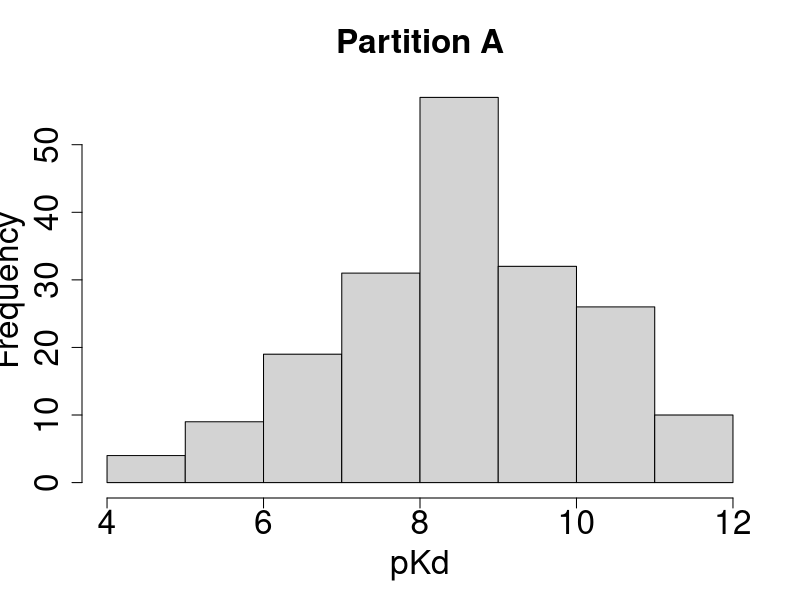
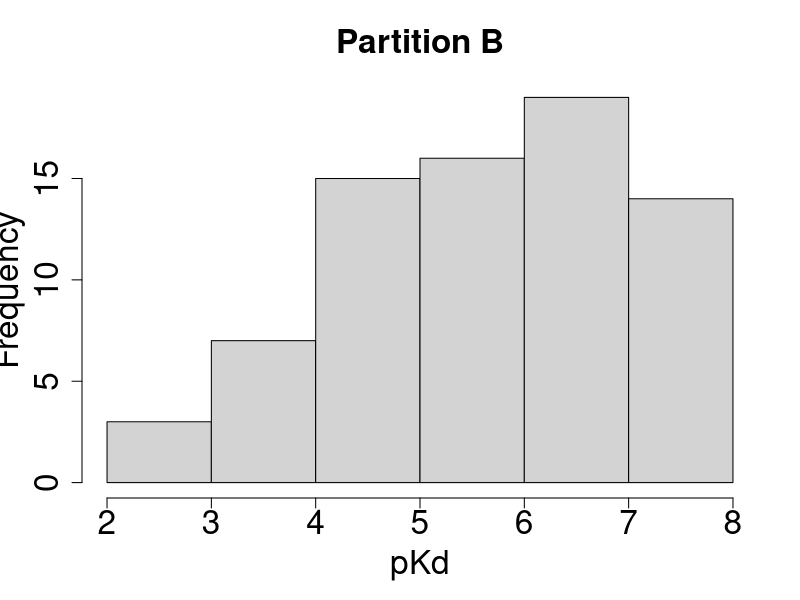
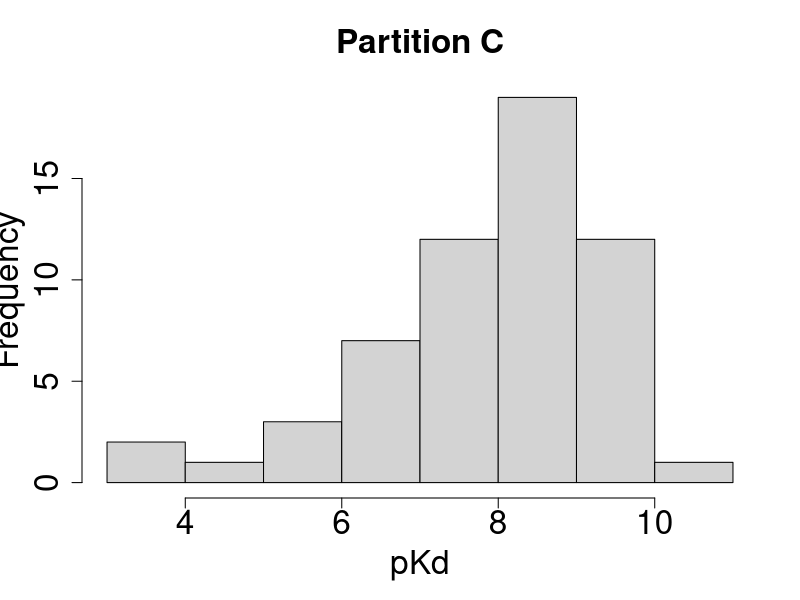
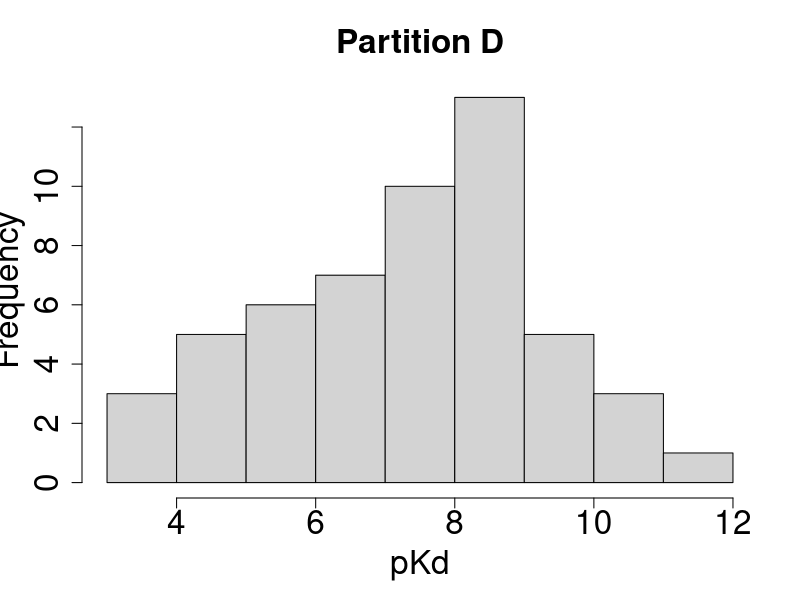
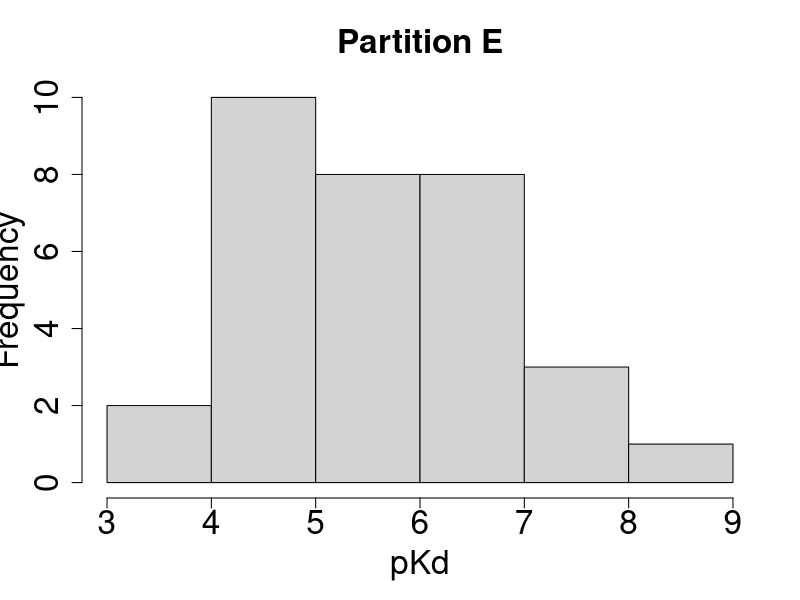
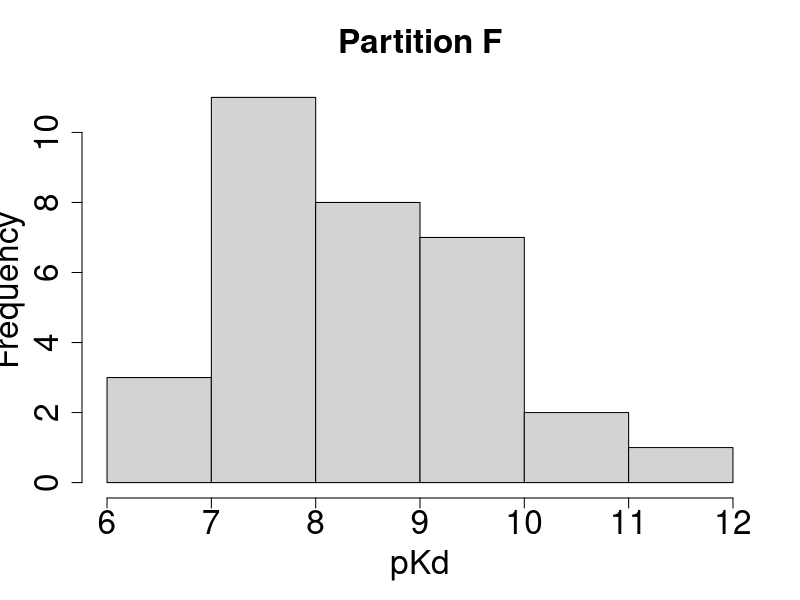
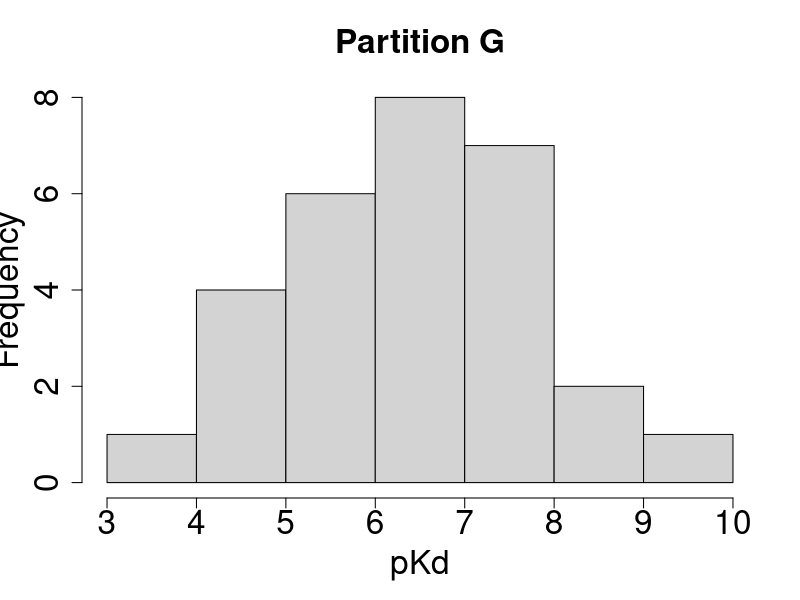
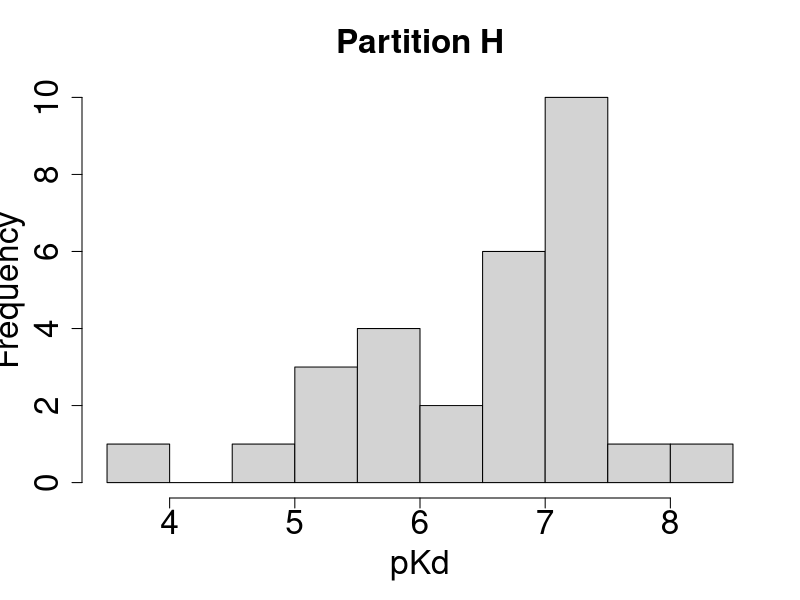

These charts were generated, in order, by the following R code:
#!/usr/bin/env Rscript
clusters=c('A','B','C','D','E','F','G','H','I','J','K','L','M','N','O','P','Q','R','S','T','U','V','W','X','Y','Z')
d=read.csv('lcocv.csv')
for (p in 1:26) {
	c=clusters[p]
	tiff(sprintf('lcocv-p%s.tiff',c),compress='lzw')
	par(cex.lab=2,cex.axis=2,cex.main=2)
	hist(d[d$Cluster==c,]$pKd,xlab='pKd',main=sprintf('Partition %s',c),bg='transparent')
	dev.off()
}
